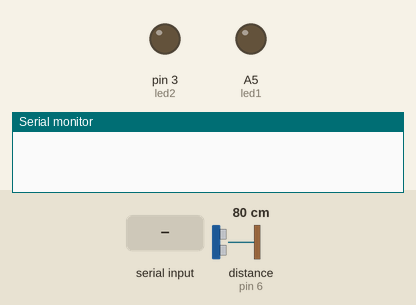
A sketch run on a simulated Arduino Uno, built with avr-gcc and run on an emulated ATmega328P. Parts: output pins drawn as LEDs (lit = HIGH), the last lines printed to the serial monitor. Inputs (shaded band) come from the test bench; at power-on: distance to the obstacle (sensor on pin 6) 80 cm. The echo pulse lasts 58.3 µs per cm; pins used as bus, display or sensor lines are not drawn.

Above: at 1.2 s.
1.3 s: "*" received over Serial
At 2.8 s:
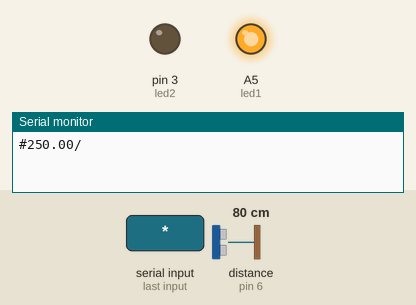
3.8 s: "&" received over Serial
At 4.1 s:
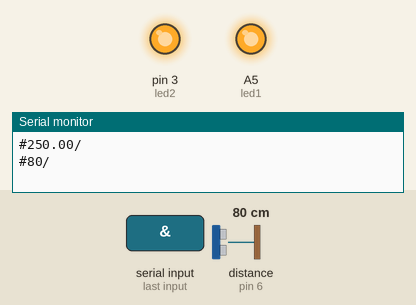
Timing chart, 0 to 6.8 s (numbered marks = the images above; inputs shaded):
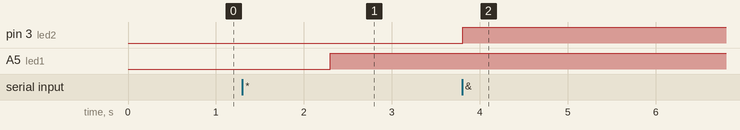

Measured:
- after the input at 1.3 s, A5 (led1): LOW → HIGH after 1.0 s
- after the input at 3.8 s, pin 3 (led2): LOW → HIGH at once

The sketch:

lm35_Ultrasonic.ino
```cpp
#define trig  7
#define eco  6
#define led1  A5
#define led2  3

float temp =  A0;
float in;

long duration, distance;

void setup()
{
  Serial.begin(9600);
  pinMode (A0, INPUT);
  pinMode (7, OUTPUT);
  pinMode (6, INPUT);
  pinMode (A5, OUTPUT);
  pinMode (3, OUTPUT);
}

void loop()
{
  if (Serial.available()>0)
  {
    int dataIn = Serial.read();
    if (dataIn == '*')
    {
      temperature();
      digitalWrite(led1, HIGH);
    }
    if (dataIn == '&')
    {
      ultrasonic();

    }
  }
}

void temperature ()
{
  in = analogRead(A0);
  in = in * 0.48828125;

  Serial.print('#');
  Serial.print(in);
  Serial.println('/');

  delay(1000);
}

void ultrasonic ()
{
      digitalWrite(trig, LOW);
      delayMicroseconds(2);
      digitalWrite(trig, HIGH);
      delayMicroseconds(10);
      digitalWrite(trig, LOW);

      duration = pulseIn(eco, HIGH);
      distance = (duration/2) / 29.1;
      if (distance >= 50)
      {
        digitalWrite(led2, HIGH);
      }

      Serial.print('#');
      Serial.print(distance);
      Serial.println('/');
}
```
